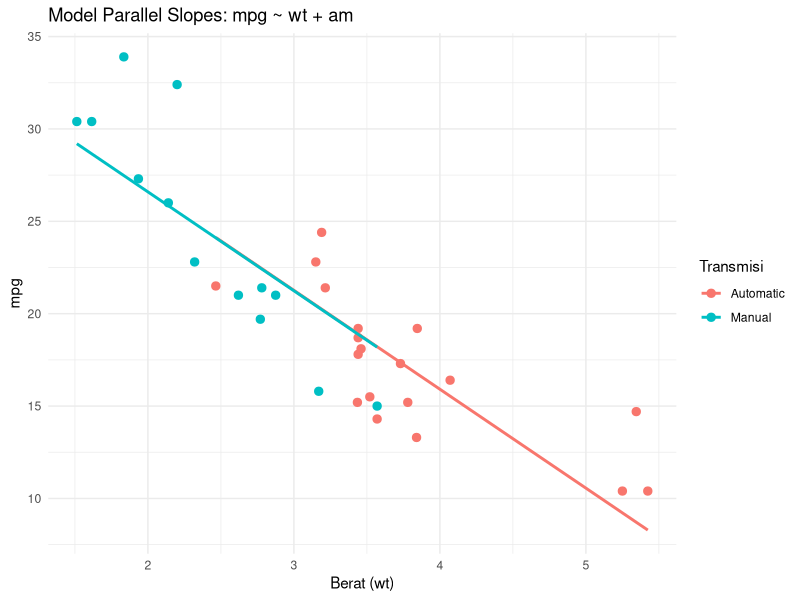
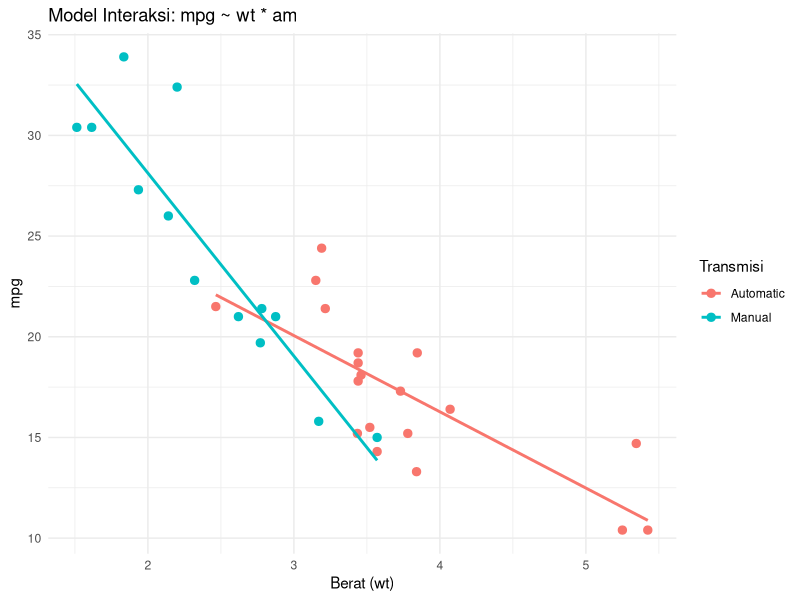
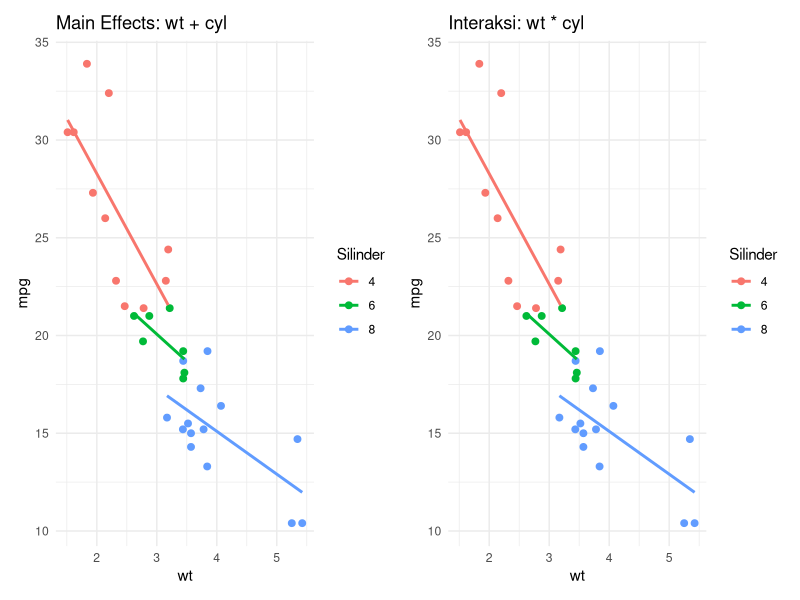

Here is the R script that generated these plots, in order:
## ---- chunk 1
#| message: false
#| warning: false

library(tidyverse)
library(patchwork)
## ---- chunk 2
data(mtcars)
df      <- mtcars
df$am   <- factor(df$am,  levels = c(0, 1), labels = c("Automatic", "Manual"))
df$cyl  <- factor(df$cyl, levels = c(4, 6, 8))

str(df)
## ---- chunk 3
# Cek level yang dipakai R
levels(df$am)
# "Automatic" = level pertama = base level
# "Manual" = level kedua = dikodekan 1
## ---- chunk 4
m_am <- lm(mpg ~ am, data = df)
summary(m_am)
## ---- chunk 5
# Verifikasi: bandingkan dengan rata-rata per grup
df %>%
  group_by(am) %>%
  summarise(mean_mpg = mean(mpg))
## ---- chunk 6
m_parallel <- lm(mpg ~ wt + am, data = df)
summary(m_parallel)
## ---- chunk 7
#| fig-width: 8
#| fig-height: 4

# Ambil fitted values untuk tiap grup
df_plot <- df %>%
  mutate(fitted = fitted(m_parallel))

ggplot(df, aes(x = wt, y = mpg, color = am)) +
  geom_point(size = 2.5) +
  geom_line(data = df_plot, aes(y = fitted), linewidth = 1) +
  labs(title = "Model Parallel Slopes: mpg ~ wt + am",
       x = "Berat (wt)", y = "mpg", color = "Transmisi") +
  theme_minimal()
## ---- chunk 8
m_interaksi <- lm(mpg ~ wt * am, data = df)
summary(m_interaksi)
## ---- chunk 9
#| fig-width: 8
#| fig-height: 4

ggplot(df, aes(x = wt, y = mpg, color = am)) +
  geom_point(size = 2.5) +
  geom_smooth(method = "lm", se = FALSE, linewidth = 1) +
  labs(title = "Model Interaksi: mpg ~ wt * am",
       x = "Berat (wt)", y = "mpg", color = "Transmisi") +
  theme_minimal()
## ---- chunk 10
# Nested F-test: apakah suku interaksi wt:am perlu dipertahankan?
anova(m_parallel, m_interaksi)
## ---- chunk 11
# Pastikan level faktor sudah benar
# cyl = 4 akan jadi base level (level pertama)
levels(df$cyl)
## ---- chunk 12
m_cyl <- lm(mpg ~ cyl, data = df)
summary(m_cyl)
## ---- chunk 13
# Verifikasi dengan rata-rata per grup
df %>%
  group_by(cyl) %>%
  summarise(mean_mpg = round(mean(mpg), 3))
## ---- chunk 14
# Main effects: wt + cyl
m_main <- lm(mpg ~ wt + cyl, data = df)
summary(m_main)

# Interaksi: wt berinteraksi dengan cyl
m_int_cyl <- lm(mpg ~ wt * cyl, data = df)
summary(m_int_cyl)
## ---- chunk 15
#| fig-width: 9
#| fig-height: 4

p_main <- ggplot(df, aes(x = wt, y = mpg, color = cyl)) +
  geom_point(size = 2) +
  geom_smooth(method = "lm", se = FALSE, linewidth = 1,
              aes(group = cyl)) +
  labs(title = "Main Effects: wt + cyl",
       x = "wt", y = "mpg", color = "Silinder") +
  theme_minimal()

p_int <- ggplot(df, aes(x = wt, y = mpg, color = cyl)) +
  geom_point(size = 2) +
  geom_smooth(method = "lm", se = FALSE, linewidth = 1) +
  labs(title = "Interaksi: wt * cyl",
       x = "wt", y = "mpg", color = "Silinder") +
  theme_minimal()

p_main + p_int
## ---- chunk 16
# Uji apakah interaksi wt:cyl signifikan
anova(m_main, m_int_cyl)
## ---- chunk 17
df$cyl_rel8 <- relevel(df$cyl, ref = "8")
m_rel8 <- lm(mpg ~ cyl_rel8, data = df)
summary(m_rel8)

# Sekarang:
# (Intercept) = rata-rata mpg untuk cyl = 8
# cyl_rel84   = selisih cyl=4 vs cyl=8
# cyl_rel86   = selisih cyl=6 vs cyl=8
## ---- chunk 18
# Cara R otomatis (direkomendasikan)
df$am_factor <- factor(df$am)
lm(mpg ~ am_factor, data = df)

# Cara manual (kalau perlu kontrol penuh)
df$am_manual <- ifelse(df$am == "Manual", 1, 0)
lm(mpg ~ am_manual, data = df)

# Keduanya menghasilkan koefisien yang sama
